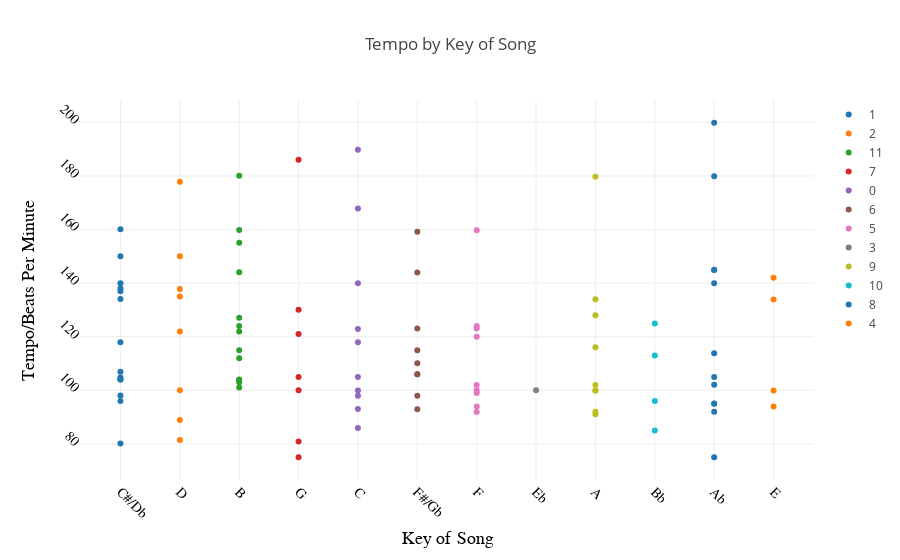

Write notebook code for a chart like this one.
### Code cell
x = df_transform.key_change
y = df_transform.tempo

data = [dict(
  type = 'scatter',
      x = x,
      y = y,
      mode = 'markers',
      text = df_transform.name,
      transforms = [dict(
        type = 'groupby',
        groups = key,
        styles = [
            dict(target = 'C', value = dict(marker = dict(color = 'rgb(244, 92, 66)'))),
            dict(target = 'C#/Db', value = dict(marker = dict(color = 'rgb(244, 178, 65)'))),
            dict(target = 'D', value = dict(marker = dict(color = 'rgb(244, 244, 65)'))),
            dict(target = 'Eb', value = dict(marker = dict(color = 'rgb(133, 244, 65)'))),
            dict(target = 'E', value = dict(marker = dict(color = 'rgb(17, 104, 46)'))),
            dict(target = 'F', value = dict(marker = dict(color = 'rgb(15, 226, 202)'))),
            dict(target = 'F#/Gb', value = dict(marker = dict(color = 'rgb(14, 81, 226)'))),
            dict(target = 'G', value = dict(marker = dict(color = 'rgb(138, 100, 209)'))),
            dict(target = 'Ab', value = dict(marker = dict(color = 'rgb(219, 15, 226)'))),
            dict(target = 'A', value = dict(marker = dict(color = 'rgb(155, 10, 68)'))),
            dict(target = 'Bb', value = dict(marker = dict(color = 'rgb(130, 126, 127)'))),
            dict(target = 'B', value = dict(marker = dict(color = 'rgb(117, 42, 42)')))
        ]
  )]
)]

layout = dict(
    title='Tempo by Key of Song',
    xaxis=dict(
        title='Key of Song',
        titlefont=dict(
            family='Raleway, sans-serif',
            size=18,
            color='black'
        ),
        showticklabels=True,
        tickangle=45,
        tickfont=dict(
            family='Old Standard TT, serif',
            size=14,
            color='black'
        ),
        exponentformat='e',
        showexponent='all'
        
    ),
    yaxis=dict(
        title='Tempo/Beats Per Minute',
        titlefont=dict(
            family='Raleway, sans-serif',
            size=18,
            color='black'
        ),
        showticklabels=True,
        tickangle=45,
        tickfont=dict(
            family='Raleway, sans-serif',
            size=14,
            color='black'
        ),
        exponentformat='e',
        showexponent='all'
    )
)

iplot({'data': data, 'layout': layout}, validate=False)

#ticktext=['January', 'February', ...]

### Figure 1 — Plotly figure (JSON) as saved in the notebook; plotly's stock layout.template omitted (floating-point values rounded to 4 significant figures)
{"data": [{"mode": "markers", "text": ["Shape of You", "Despacito - Remix", "Despacito (Featuring Daddy Yankee)", "Something Just Like This", "I'm the One", "HUMBLE.", "It Ain't Me (with Selena Gomez)", "Unforgettable", "That's What I Like", "I Don’t Wanna Live Forever (Fifty Shades Darker) - From \"Fifty Shades Darker (Original Motion Picture Soundtrack)\"", "XO TOUR Llif3", "Paris", "Stay (with Alessia Cara)", "Attention", "Mask Off", "Congratulations", "Swalla (feat. Nicki Minaj & Ty Dolla $ign)", "Castle on the Hill", "Rockabye (feat. Sean Paul & Anne-Marie)", "Believer", "Mi Gente", "Thunder", "Say You Won't Let Go", "There's Nothing Holdin' Me Back", "Me Rehúso", "Issues", "Galway Girl", "Scared to Be Lonely", "Closer", "Symphony (feat. Zara Larsson)", "I Feel It Coming", "Starboy", "Wild Thoughts", "Slide", "New Rules", "1-800-273-8255", "Passionfruit", "rockstar", "Strip That Down", "2U (feat. Justin Bieber)", "Perfect", "Call On Me - Ryan Riback Extended Remix", "Feels", "Mama", "Felices los 4", "iSpy (feat. Lil Yachty)", "Location", "Chantaje", "Bad and Boujee (feat. Lil Uzi Vert)", "Havana", "Solo Dance", "Fake Love", "Let Me Love You", "More Than You Know", "One Dance", "SUBEME LA RADIO", "Pretty Girl - Cheat Codes X CADE Remix", "Sorry Not Sorry", "Redbone", "24K Magic", "DNA.", "El Amante", "You Don't Know Me - Radio Edit", "Chained To The Rhythm", "No Promises (feat. Demi Lovato)", "Don't Wanna Know (feat. Kendrick Lamar)", "How Far I'll Go - From \"Moana\"", "Slow Hands", "Escápate Conmigo", "Bounce Back", "Sign of the Times", "goosebumps", "Young Dumb & Broke", "There for You", "Cold (feat. Future)", "Silence", "Too Good At Goodbyes", "Just Hold On", "Look What You Made Me Do", "Glorious (feat. Skylar Grey)", "Starving", "Reggaetón Lento (Bailemos)", "Weak", "Side To Side", "Otra Vez (feat. J Balvin)", "I Like Me Better", "In the Name of Love", "Cold Water (feat. Justin Bieber & MØ)", "Malibu", "All Night", "Hear Me Now", "Your Song", "Ahora Dice", "Friends (with BloodPop®)", "Bank Account", "Bad Things (with Camila Cabello)", "Don't Let Me Down", "Body Like A Back Road", "Now Or Never", "Dusk Till Dawn - Radio Edit"], "transforms": [{"groups": [1, 2, 2, 11, 7, 1, 0, 6, 1, 0, 11, 2, 5, 3, 2, 6, 1, 2, 9, 10, 11, 0, 10, 2, 1, 8, 9, 1, 8, 0, 0, 7, 0, 1, 9, 5, 11, 5, 6, 8, 8, 0, 11, 11, 5, 7, 1, 8, 11, 7, 6, 9, 8, 5, 1, 9, 7, 11, 1, 1, 1, 8, 11, 0, 10, 7, 9, 0, 8, 2, 5, 7, 1, 6, 9, 4, 5, 11, 9, 0, 4, 4, 5, 6, 10, 9, 4, 6, 8, 8, 11, 1, 6, 8, 8, 2, 11, 5, 6, 11], "styles": [{"target": "C", "value": {"marker": {"color": "rgb(244, 92, 66)"}}}, {"target": "C#/Db", "value": {"marker": {"color": "rgb(244, 178, 65)"}}}, {"target": "D", "value": {"marker": {"color": "rgb(244, 244, 65)"}}}, {"target": "Eb", "value": {"marker": {"color": "rgb(133, 244, 65)"}}}, {"target": "E", "value": {"marker": {"color": "rgb(17, 104, 46)"}}}, {"target": "F", "value": {"marker": {"color": "rgb(15, 226, 202)"}}}, {"target": "F#/Gb", "value": {"marker": {"color": "rgb(14, 81, 226)"}}}, {"target": "G", "value": {"marker": {"color": "rgb(138, 100, 209)"}}}, {"target": "Ab", "value": {"marker": {"color": "rgb(219, 15, 226)"}}}, {"target": "A", "value": {"marker": {"color": "rgb(155, 10, 68)"}}}, {"target": "Bb", "value": {"marker": {"color": "rgb(130, 126, 127)"}}}, {"target": "B", "value": {"marker": {"color": "rgb(117, 42, 42)"}}}], "type": "groupby"}], "type": "scatter", "x": ["C#/Db", "D", "D", "B", "G", "C#/Db", "C", "F#/Gb", "C#/Db", "C", "B", "D", "F", "Eb", "D", "F#/Gb", "C#/Db", "D", "A", "Bb", "B", "C", "Bb", "D", "C#/Db", "Ab", "A", "C#/Db", "Ab", "C", "C", "G", "C", "C#/Db", "A", "F", "B", "F", "F#/Gb", "Ab", "Ab", "C", "B", "B", "F", "G", "C#/Db", "Ab", "B", "G", "F#/Gb", "A", "Ab", "F", "C#/Db", "A", "G", "B", "C#/Db", "C#/Db", "C#/Db", "Ab", "B", "C", "Bb", "G", "A", "C", "Ab", "D", "F", "G", "C#/Db", "F#/Gb", "A", "E", "F", "B", "A", "C", "E", "E", "F", "F#/Gb", "Bb", "A", "E", "F#/Gb", "Ab", "Ab", "B", "C#/Db", "F#/Gb", "Ab", "Ab", "D", "B", "F", "F#/Gb", "B"], "y": [95.98, 88.93, 177.8, 103.0, 80.92, 150.0, 99.97, 97.98, 134.1, 118.0, 155.1, 99.99, 102.0, 100.0, 150.1, 123.1, 98.06, 135.0, 102.0, 125.0, 103.8, 167.9, 85.04, 122.0, 104.8, 113.8, 99.94, 138.0, 95.01, 122.9, 92.99, 186.1, 97.98, 104.1, 116.1, 100.0, 112.0, 159.8, 106.0, 144.9, 95.05, 105.0, 101.0, 104.0, 93.97, 75.02, 80.13, 102.0, 127.1, 105.0, 115.0, 134.0, 199.9, 123.1, 104.0, 91.05, 121.0, 144.0, 160.1, 107.0, 139.9, 179.9, 124.0, 189.8, 113.0, 100.0, 179.7, 85.91, 92.03, 81.48, 120.0, 130.0, 136.9, 106.0, 99.91, 142.0, 91.92, 115.0, 128.1, 140.0, 99.91, 93.97, 124.0, 159.1, 96.02, 91.97, 133.9, 92.94, 139.9, 145.0, 122.0, 118.0, 144.0, 105.0, 75.02, 137.8, 159.8, 98.96, 110.1, 180.0]}], "layout": {"title": "Tempo by Key of Song", "xaxis": {"exponentformat": "e", "showexponent": "all", "showticklabels": true, "tickangle": 45, "tickfont": {"color": "black", "family": "Old Standard TT, serif", "size": 14}, "title": "Key of Song", "titlefont": {"color": "black", "family": "Raleway, sans-serif", "size": 18}}, "yaxis": {"exponentformat": "e", "showexponent": "all", "showticklabels": true, "tickangle": 45, "tickfont": {"color": "black", "family": "Raleway, sans-serif", "size": 14}, "title": "Tempo/Beats Per Minute", "titlefont": {"color": "black", "family": "Raleway, sans-serif", "size": 18}}}}
